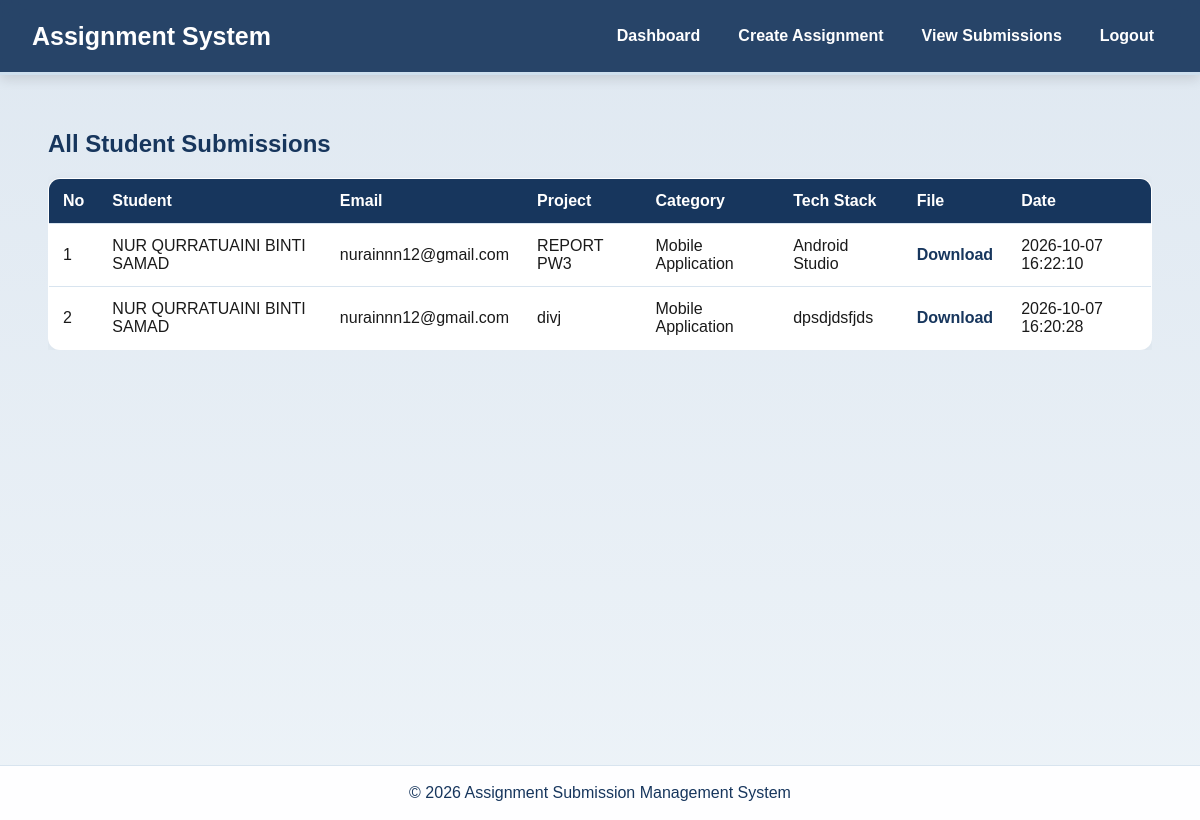
The page /view_submissions.php (signed in) on the database its author committed.
### tables this page shows
CREATE TABLE IF NOT EXISTS `projects` (
  `id` int NOT NULL AUTO_INCREMENT,
  `user_id` int NOT NULL,
  `category_id` int NOT NULL,
  `title` varchar(200) NOT NULL,
  `description` text NOT NULL,
  `tech_stack` varchar(255) NOT NULL,
  `file_path` varchar(255) NOT NULL,
  `created_at` timestamp NULL DEFAULT CURRENT_TIMESTAMP,
  PRIMARY KEY (`id`),
  KEY `user_id` (`user_id`),
  KEY `category_id` (`category_id`),
  CONSTRAINT `projects_ibfk_1` FOREIGN KEY (`user_id`) REFERENCES `users` (`id`) ON DELETE CASCADE,
  CONSTRAINT `projects_ibfk_2` FOREIGN KEY (`category_id`) REFERENCES `categories` (`id`) ON DELETE RESTRICT
);

CREATE TABLE IF NOT EXISTS `users` (
  `id` int NOT NULL AUTO_INCREMENT,
  `full_name` varchar(100) NOT NULL,
  `email` varchar(100) NOT NULL,
  `password` varchar(255) NOT NULL,
  `role` enum('admin','student') NOT NULL DEFAULT 'student',
  `created_at` timestamp NULL DEFAULT CURRENT_TIMESTAMP,
  PRIMARY KEY (`id`),
  UNIQUE KEY `email` (`email`)
);

CREATE TABLE IF NOT EXISTS `categories` (
  `id` int NOT NULL AUTO_INCREMENT,
  `category_name` varchar(100) NOT NULL,
  `description` text NOT NULL,
  `created_at` timestamp NULL DEFAULT CURRENT_TIMESTAMP,
  PRIMARY KEY (`id`),
  UNIQUE KEY `category_name` (`category_name`)
);

### view_submissions.php (the view, shortened to what this page needs)
<?php
include "db.php";
$sql = "SELECT projects.id, users.full_name, users.email, categories.category_name, projects.title, projects.description, projects.tech_stack, projects.file_path, projects.created_at FROM projects INNER JOIN users ON projects.user_id = users.id INNER JOIN categories ON projects.category_id = categories.id ORDER BY projects.created_at DESC";
$result = $conn->query($sql);
include "header.php";
?>
<div class="table-container">
    <h2>All Student Submissions</h2>
    <table>
        <tr>
            <th>No</th>
            <th>Student</th>
            <th>Email</th>
            <th>Project</th>
            <th>Category</th>
            <th>Tech Stack</th>
            <th>File</th>
            <th>Date</th>
        </tr>
        <?php
        $no = 1;
        while ($row = $result->fetch_assoc()) {
        ?>
        <tr>
            <td><?php echo $no++; ?></td>
            <td><?php echo $row["full_name"]; ?></td>
            <td><?php echo $row["email"]; ?></td>
            <td><?php echo $row["title"]; ?></td>
            <td><?php echo $row["category_name"]; ?></td>
            <td><?php echo $row["tech_stack"]; ?></td>
            <td>
                <?php if (!empty($row["file_path"])) { ?>
                    <a href="<?php echo $row["file_path"]; ?>" download>Download</a>
                <?php } ?>
            </td>
            <td><?php echo $row["created_at"]; ?></td>
        </tr>
        <?php } ?>
    </table>
</div>
<?php include "footer.php"; ?>

### header.php (shortened to what this page needs)
<!DOCTYPE html>
<html lang="en">
<head>
    <link rel="stylesheet" href="style.css">
</head>
<body>
<header class="header">
    <h2>Assignment System</h2>
    <nav class="header-menu">
        <?php if ($_SESSION["role"] == "admin") { ?>
            <a href="admin_dashboard.php">Dashboard</a>
            <a href="create_assignment.php">Create Assignment</a>
            <a href="view_submissions.php">View Submissions</a>
            <a href="logout.php">Logout</a>
        <?php } ?>
    </nav>
</header>
<main>

### footer.php
</main>
<footer>
    <p>&copy; 2026 Assignment Submission Management System</p>
</footer>
</body>
</html>

### style.css (style rules this page uses)
* { box-sizing: border-box; }
body { margin: 0; font-family: Arial, sans-serif; background: linear-gradient(180deg, #dfe8f1 0%, #edf3f8 100%); color: #1a1a1a; }
.header { background: rgba(23, 54, 93, 0.92); backdrop-filter: blur(10px); -webkit-backdrop-filter: blur(10px); padding: 18px 32px; display: flex; justify-content: space-between; align-items: center; border-bottom: 3px solid #cfe0ee; box-shadow: 0 4px 12px rgba(0, 0, 0, 0.12); }
.header h2 { margin: 0; color: #ffffff; font-size: 25px; font-weight: bold; }
.header-menu { display: flex; align-items: center; gap: 10px; flex-wrap: wrap; }
.header-menu a { color: #ffffff; text-decoration: none; font-weight: bold; padding: 9px 14px; border-radius: 7px; transition: 0.25s ease; }
main { min-height: calc(100vh - 145px); }
.table-container { width: 92%; margin: 35px auto 50px; overflow-x: auto; }
.table-container h2 { color: #17365d; }
table { width: 100%; border-collapse: collapse; background-color: #ffffff; border: 1px solid #d8e4ef; border-radius: 12px; overflow: hidden; box-shadow: 0 4px 14px rgba(23, 54, 93, 0.06); }
th, td { padding: 13px 14px; text-align: left; border-bottom: 1px solid #d8e4ef; }
th { background-color: #17365d; color: #ffffff; }
td { color: #1a1a1a; }
td a { color: #17365d; text-decoration: none; font-weight: bold; }
footer { width: 100%; background: rgba(255, 255, 255, 0.95); color: #17365d; text-align: center; padding: 18px 20px; border-top: 1px solid #d8e4ef; }
footer p { margin: 0; font-weight: 500; }

### rows shown on the page
projects: user.full_name "NUR QURRATUAINI BINTI SAMAD", user.email "nurainnn12@gmail.com", title "REPORT PW3", category.category_name "Mobile Application", tech_stack "Android Studio", created_at "2026-10-07 16:22:10"
projects: user.full_name "NUR QURRATUAINI BINTI SAMAD", user.email "nurainnn12@gmail.com", title "divj", category.category_name "Mobile Application", tech_stack "dpsdjdsfjds", created_at "2026-10-07 16:20:28"
